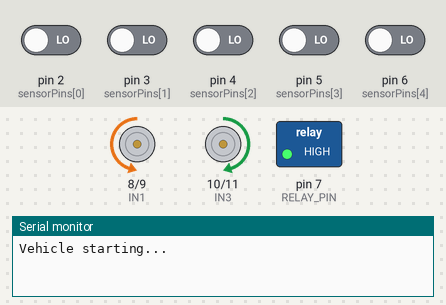
Recording of a sketch running on a simulated Arduino Uno, built with avr-gcc and run on an emulated ATmega328P. Shown: motor-driver pin pairs drawn as motors (green arrow = first pin HIGH = forward, orange = second pin HIGH = backward, longer = more drive), switched loads named in the sketch (green lamp = pin HIGH), the last lines printed to the serial monitor. The inputs (shaded band) are chosen by the test bench; at power-on: pin 2 (sensorPins[0]), pin 3 (sensorPins[1]), pin 4 (sensorPins[2]), pin 5 (sensorPins[3]), pin 6 (sensorPins[4]) LOW.

Above: at 4.2 s.
4.3 s: pin 2 (sensorPins[0]) driven HIGH
At 6.1 s:
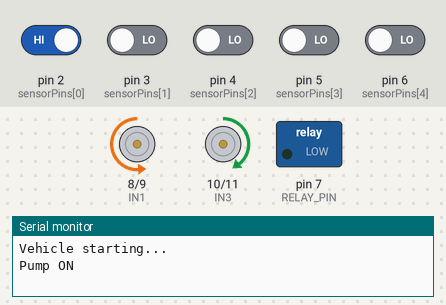
6.4 s: pin 3 (sensorPins[1]) driven HIGH
At 7.5 s:
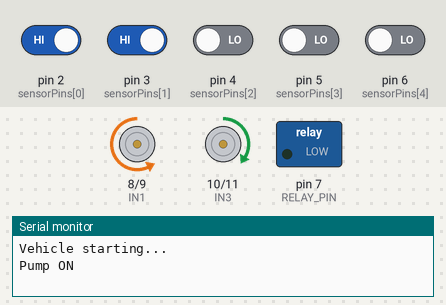
7.9 s: pin 4 (sensorPins[2]) driven HIGH
At 8.6 s:
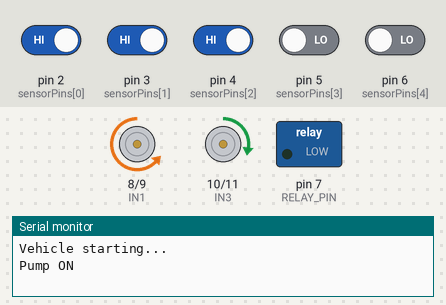
9.4 s: pin 2 (sensorPins[0]) driven LOW
At 9.8 s:
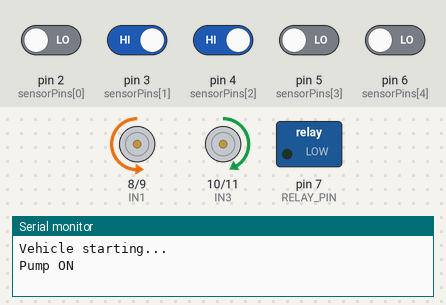
10.9 s: pin 5 (sensorPins[3]) driven HIGH
At 12.1 s:
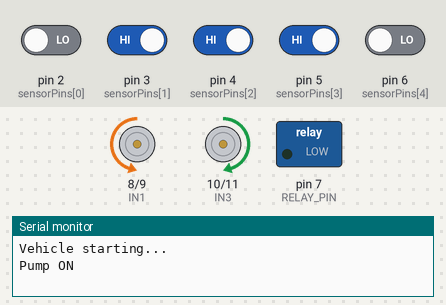
12.4 s: pin 6 (sensorPins[4]) driven HIGH
At 16.1 s:
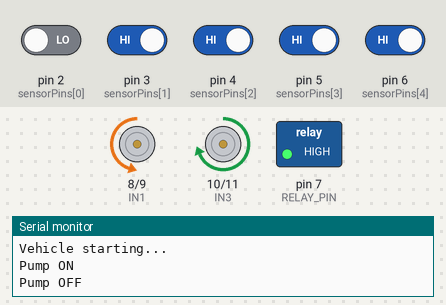
Timing chart, 0 to 16.4 s (numbered marks = the images above; inputs shaded):
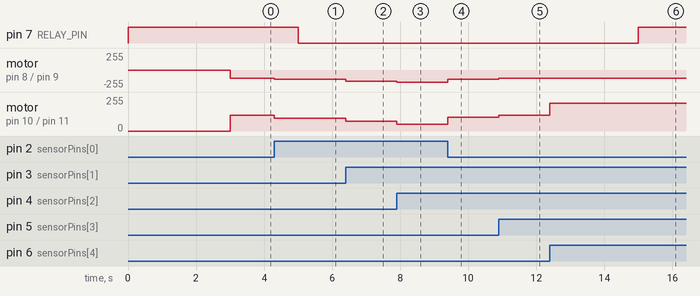

Measured:
- after the input at 4.3 s, motor on pin 8 (IN1) / pin 9 (IN2): backward 120/255 → backward 142/255 at once; motor on pin 10 (IN3) / pin 11 (IN4): forward 120/255 → forward 97/255 at once
- after the input at 6.4 s, motor on pin 8 (IN1) / pin 9 (IN2): backward 142/255 → backward 165/255 at once; motor on pin 10 (IN3) / pin 11 (IN4): forward 97/255 → forward 75/255 at once
- after the input at 7.9 s, motor on pin 8 (IN1) / pin 9 (IN2): backward 165/255 → backward 187/255 at once; motor on pin 10 (IN3) / pin 11 (IN4): forward 75/255 → forward 52/255 at once
- after the input at 9.4 s, motor on pin 8 (IN1) / pin 9 (IN2): backward 187/255 → backward 135/255 at once; motor on pin 10 (IN3) / pin 11 (IN4): forward 52/255 → forward 105/255 at once
- after the input at 10.9 s, motor on pin 8 (IN1) / pin 9 (IN2): backward 135/255 → backward 120/255 at once; motor on pin 10 (IN3) / pin 11 (IN4): forward 105/255 → forward 120/255 at once
- after the input at 12.4 s, motor on pin 10 (IN3) / pin 11 (IN4): forward 120/255 → forward 210/255 at once

The sketch:

arduino_vehicle_lfr_pump.ino
```cpp
// =====================================================
// Arduino Uno - Vehicle (LFR + Water Pump Control)
// Combined: PID Line Following + Relay Water Pump
// =====================================================

// ---------- SENSOR PINS ----------
const int sensorPins[5] = {2, 3, 4, 5, 6};

// ---------- L298N MOTOR DRIVER ----------
const int IN1 = 8;
const int IN2 = 9;
const int IN3 = 10;
const int IN4 = 11;

// ---------- RELAY (WATER PUMP) ----------
const int RELAY_PIN = 7;

// ---------- SENSOR LOGIC ----------
const bool BLACK_IS_HIGH = false;

// ---------- PID SETTINGS ----------
float Kp = 45.0;
float Ki = 0.0;
float Kd = 25.0;
int baseSpeed = 120;
int maxSpeed = 220;

// ---------- PID VARIABLES ----------
float error = 0;
float lastError = 0;
float integral = 0;

// ---------- PUMP TIMING ----------
const unsigned long PUMP_ON_MS = 10000; // 10 seconds
const unsigned long PUMP_OFF_MS = 2000; // 2 seconds
unsigned long pumpTimer = 0;
bool pumpOn = false;

// =====================================================
// SETUP
// =====================================================
void setup()
{
    Serial.begin(9600);

    // Motor pins
    pinMode(IN1, OUTPUT);
    pinMode(IN2, OUTPUT);
    pinMode(IN3, OUTPUT);
    pinMode(IN4, OUTPUT);

    // Relay pin
    pinMode(RELAY_PIN, OUTPUT);
    digitalWrite(RELAY_PIN, HIGH); // pump OFF initially

    // IR sensor pins
    for (int i = 0; i < 5; i++)
    {
        pinMode(sensorPins[i], INPUT);
    }

    setMotors(0, 0);

    Serial.println("Vehicle starting...");
    delay(3000);

    // Start pump cycle timer
    pumpTimer = millis();
}

// =====================================================
// MAIN LOOP
// =====================================================
void loop()
{
    // Always run line following
    runLFR();

    // Always run pump cycle in parallel
    runPumpCycle();
}

// =====================================================
// PID LINE FOLLOWING
// =====================================================
void runLFR()
{
    float position = readSensors();

    // Line lost
    if (position == 999)
    {
        if (lastError < 0)
        {
            setMotors(-100, 100);
        }
        else
        {
            setMotors(100, -100);
        }
        return;
    }

    // PID
    error = position;
    integral += error;
    integral = constrain(integral, -100, 100);

    float derivative = error - lastError;
    float correction = (Kp * error) + (Ki * integral) + (Kd * derivative);
    lastError = error;

    int leftSpeed = baseSpeed + correction;
    int rightSpeed = baseSpeed - correction;

    leftSpeed = constrain(leftSpeed, -maxSpeed, maxSpeed);
    rightSpeed = constrain(rightSpeed, -maxSpeed, maxSpeed);

    setMotors(leftSpeed, rightSpeed);
}

// =====================================================
// SENSOR READING
// =====================================================
float readSensors()
{
    int sensorValue[5];
    float weights[5] = {-2.0, -1.0, 0.0, 1.0, 2.0};
    float weightedSum = 0;
    int activeSensors = 0;

    for (int i = 0; i < 5; i++)
    {
        sensorValue[i] = digitalRead(sensorPins[i]);
        bool lineDetected = BLACK_IS_HIGH ? (sensorValue[i] == HIGH)
                                          : (sensorValue[i] == LOW);

        if (lineDetected)
        {
            weightedSum += weights[i];
            activeSensors++;
        }
    }

    if (activeSensors == 0)
        return 999;
    return weightedSum / activeSensors;
}

// =====================================================
// MOTOR CONTROL
// =====================================================
void setMotors(int left, int right)
{
    // Left motor
    if (left > 0)
    {
        digitalWrite(IN1, LOW);
        analogWrite(IN2, constrain(left, 0, 255));
    }
    else if (left < 0)
    {
        analogWrite(IN1, constrain(-left, 0, 255));
        digitalWrite(IN2, LOW);
    }
    else
    {
        digitalWrite(IN1, LOW);
        digitalWrite(IN2, LOW);
    }

    // Right motor
    if (right > 0)
    {
        analogWrite(IN3, constrain(right, 0, 255));
        digitalWrite(IN4, LOW);
    }
    else if (right < 0)
    {
        digitalWrite(IN3, LOW);
        analogWrite(IN4, constrain(-right, 0, 255));
    }
    else
    {
        digitalWrite(IN3, LOW);
        digitalWrite(IN4, LOW);
    }
}

// =====================================================
// WATER PUMP CYCLE (10s ON, 2s OFF)
// Runs in parallel with LFR (no blocking delay)
// =====================================================
void runPumpCycle()
{
    unsigned long now = millis();
    unsigned long elapsed = now - pumpTimer;

    if (!pumpOn && elapsed >= PUMP_OFF_MS)
    {
        // Turn pump ON
        digitalWrite(RELAY_PIN, LOW);
        pumpOn = true;
        pumpTimer = now;
        Serial.println("Pump ON");
    }
    else if (pumpOn && elapsed >= PUMP_ON_MS)
    {
        // Turn pump OFF
        digitalWrite(RELAY_PIN, HIGH);
        pumpOn = false;
        pumpTimer = now;
        Serial.println("Pump OFF");
    }
}
```
